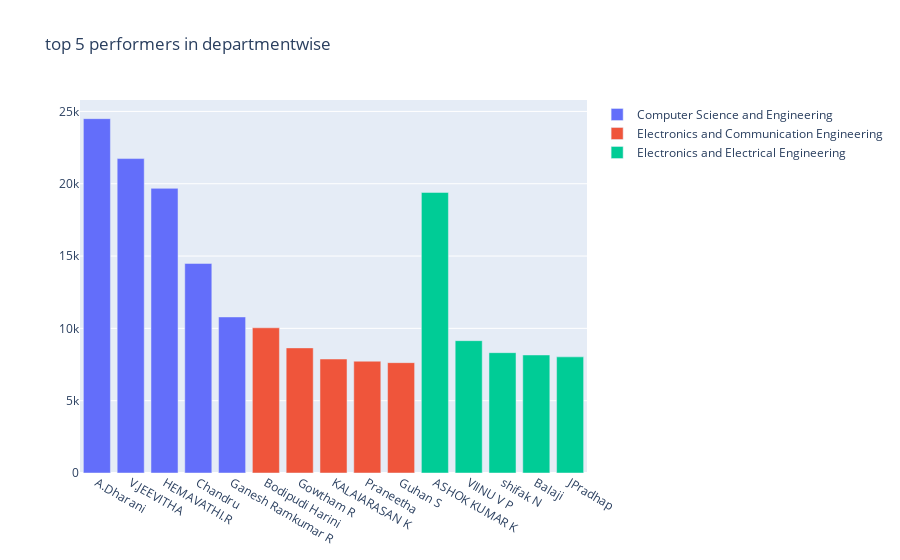

Source (notebook cell):
### Code cell
import plotly.graph_objects as go

fig = go.Figure(data=[
    go.Bar(name='Computer Science and Engineering',x=df5['Name'],y=df5['CodeKata Score']),
    go.Bar(name='Electronics and Communication Engineering',x=df6['Name'],y=df6['CodeKata Score']),
    go.Bar(name='Electronics and Electrical Engineering',x=df7['Name'],y=df7['CodeKata Score'])
])
fig.update_layout(barmode='group',title = 'top 5 performers in departmentwise')
fig.show()

### Figure 1 — Plotly figure (JSON) as saved in the notebook; plotly's stock layout.template omitted (floating-point values rounded to 4 significant figures)
{"data": [{"name": "Computer Science and Engineering", "type": "bar", "x": ["A.Dharani", "V.JEEVITHA ", "HEMAVATHI.R", "Chandru", "Ganesh Ramkumar R"], "y": [24500, 21740, 19680, 14490, 10790]}, {"name": "Electronics and Communication Engineering", "type": "bar", "x": ["Bodipudi Harini", "Gowtham R", "KALAIARASAN K", "Praneetha", "Guhan S"], "y": [10040, 8650, 7880, 7730, 7630]}, {"name": "Electronics and Electrical Engineering", "type": "bar", "x": ["ASHOK KUMAR K", "VIINU V P", "shifak N", "Balaji ", "JPradhap"], "y": [19400, 9150, 8320, 8160, 8030]}], "layout": {"barmode": "group", "title": {"text": "top 5 performers in departmentwise"}}}
